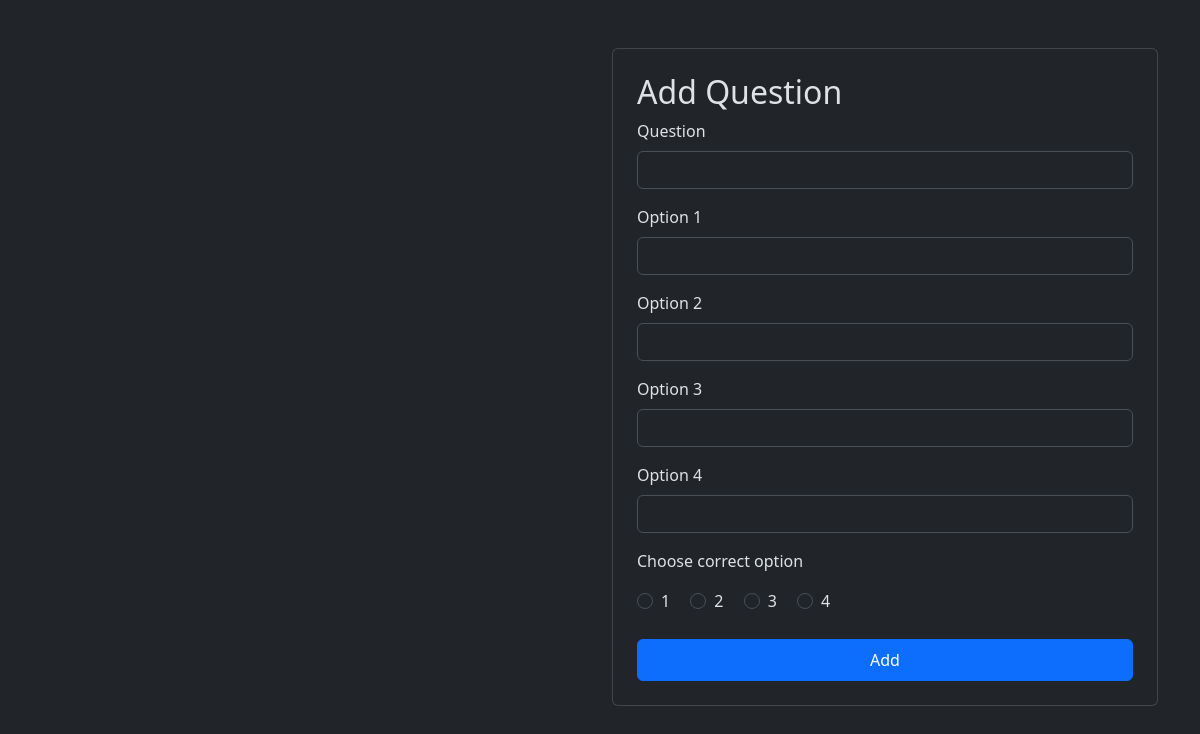
The app's page /question/6, older data.
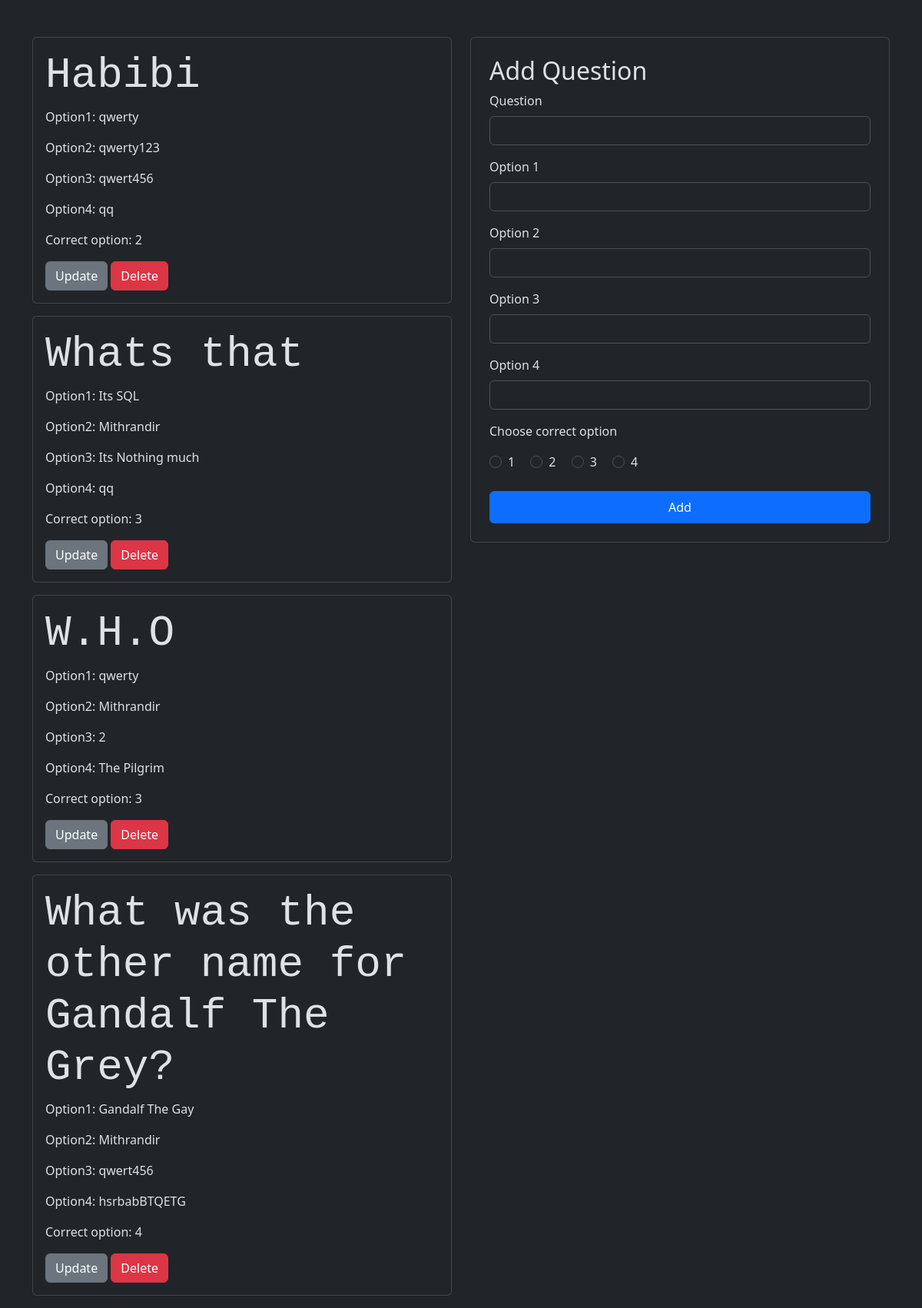
The same page, newer data.
### models/models.py (models this page shows)
class Questions(db.Model):
    id=db.Column(db.Integer, primary_key=True)
    q_id=db.Column(db.Integer,db.ForeignKey('quiz.id', ondelete="CASCADE"))
    question=db.Column(db.Text,nullable=False)
    op1=db.Column(db.Text,nullable=False)
    op2=db.Column(db.Text,nullable=False)
    op3=db.Column(db.Text,nullable=False)
    op4=db.Column(db.Text,nullable=False)
    cop=db.Column(db.Integer,nullable=False)

### controllers/controllers.py (the view, shortened to what this page needs)
@app.route("/question/<int:q_id>",methods=["POST","GET"])
def questions(q_id):
    quests=Questions.query.filter_by(q_id=q_id)
    return render_template("questiondash.html",quests=quests,q_id=q_id)

### templates/questiondash.html
{% extends 'base.html' %}
{% block content %}
<br><br>
<div class="container">
    <div class="row">
        <div class="col-md-6">
            {% for quest in quests %}
            <div class="card mb-3">
                <div class="card-body">
                    <h1 class="card-title display-4 font-monospace">{{ quest.question }}</h1>
                    <p class="card-text">Option1: {{ quest.op1 }}</p>
                    <p class="card-text">Option2: {{ quest.op2 }}</p>
                    <p class="card-text">Option3: {{ quest.op3 }}</p>
                    <p class="card-text">Option4: {{ quest.op4 }}</p>
                    <p class="card-text">Correct option: {{ quest.cop }}</p>
                    <a href="/questedit/{{quest.id}}" class="btn btn-secondary">Update</a>
                    <a href="/questdel/{{quest.id}}" class="btn btn-danger">Delete</a>
                </div>
            </div>
            {% endfor %}
        </div>
        <div class="col-md-6">
            <div class="card p-4">
                <h2>Add Question</h2>
                <form action="/question/{{ q_id }}" method="post">
                    <div class="mb-3">
                        <label for="Question" class="form-label">Question</label>
                        <input type="text" class="form-control" name="question" id="Question">
                    </div>
                    <div class="mb-3">
                        <label for="Op1" class="form-label">Option 1</label>
                        <input type="text" class="form-control" name="op1" id="Op1">
                    </div>
                    <div class="mb-3">
                        <label for="Op2" class="form-label">Option 2</label>
                        <input type="text" class="form-control" name="op2" id="Op2">
                    </div>
                    <div class="mb-3">
                        <label for="Op3" class="form-label">Option 3</label>
                        <input type="text" class="form-control" name="op3" id="Op3">
                    </div>
                    <div class="mb-3">
                        <label for="Op4" class="form-label">Option 4</label>
                        <input type="text" class="form-control" name="op4" id="Op4">
                    </div>
                    <p>Choose correct option</p>
                    <div class="form-check form-check-inline">
                        <input class="form-check-input" type="radio" name="inlineRadioOptions" id="inlineRadio1" value="1">
                        <label class="form-check-label" for="inlineRadio1">1</label>
                    </div>
                    <div class="form-check form-check-inline">
                        <input class="form-check-input" type="radio" name="inlineRadioOptions" id="inlineRadio2" value="2">
                        <label class="form-check-label" for="inlineRadio2">2</label>
                    </div>
                    <div class="form-check form-check-inline">
                        <input class="form-check-input" type="radio" name="inlineRadioOptions" id="inlineRadio3" value="3">
                        <label class="form-check-label" for="inlineRadio3">3</label>
                    </div>
                    <div class="form-check form-check-inline">
                        <input class="form-check-input" type="radio" name="inlineRadioOptions" id="inlineRadio3" value="4">
                        <label class="form-check-label" for="inlineRadio3">4</label>
                    </div>
                    <br>
                    <br>
                    <button class="btn btn-primary w-100 py-2" type="submit">Add</button>
                </form>
            </div>
        </div>
    </div>
</div>
{% endblock %}

### templates/base.html (shortened to what this page needs)
<!doctype html>
<html lang="en" data-bs-theme="dark">
  <head>
    <link href="https://cdn.jsdelivr.net/npm/bootstrap@5.3.3/dist/css/bootstrap.min.css" rel="stylesheet">
  </head>
  <body>
    {% block content %}
    {% endblock %}
  </body>
</html>

Row changes from the older to the newer data that the page shows:
added Questions: question "Habibi", op1 "qwerty", op2 "qwerty123", op3 "qwert456", op4 "qq", cop "2"
added Questions: question "Whats that", op1 "Its SQL", op2 "Mithrandir", op3 "Its Nothing much", op4 "qq", cop "3"
added Questions: question "W.H.O", op1 "qwerty", op2 "Mithrandir", op3 "2", op4 "The Pilgrim", cop "3"
added Questions: question "What was the other name for Gandalf The Grey?", op1 "Gandalf The Gay", op2 "Mithrandir", op3 "qwert456", op4 "hsrbabBTQETG", cop "4"
